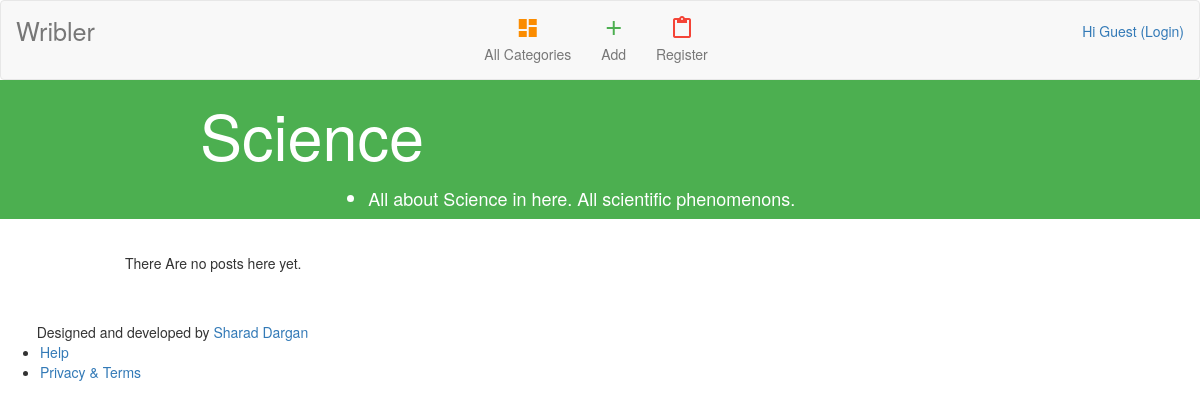
Screenshot of /categories/1 with the database file from the repository.
### cms/models.py (models this page shows, shortened)
class Topic(models.Model):
	topic_name = models.CharField(max_length=200)
	desc = models.TextField()

### cms/views.py (the view)
# urls.py: url(r'^categories/(?P<category_id>[0-9]+)$',views.posts, name='postsByTopic'),
def posts(request,category_id):
	category=Topic.objects.get(id=category_id)
	posts=Post.objects.filter(topic=category)
	if not request.user.is_authenticated():
		return render(request,'cms/posts.html',{'topic':category,'posts':posts})
	username=request.session['user_idname']
	user=User.objects.get(username=username)
	context={'posts':posts,'topic':category,'username':user}
	return render(request,'cms/posts.html',context)

### cms/templates/cms/posts.html (shortened to what this page needs)
<!DOCTYPE html>
<html>
<head>
{% load staticfiles %}
  <link rel="stylesheet" href="http://maxcdn.bootstrapcdn.com/bootstrap/3.3.5/css/bootstrap.min.css">
  <link rel="stylesheet" href="https://storage.googleapis.com/code.getmdl.io/1.0.0/material.red-blue.min.css" />
  </head>
  <body>
  	<nav class="navbar navbar-default">
  <div class="container-fluid">
    <div class="navbar-header">
      <a class="navbar-brand mybrand" href="#"><div>Wribler</div></a>
    </div>
    <div class="collapse navbar-collapse" id="myNavbar">
      <ul class="nav navbar-nav">
        <li><a href="{%url 'cms:home' %}"><i class="material-icons orange600">dashboard</i> <div>All Categories</div></a></li>
        <li><a href="{%url 'cms:addPostInit'%}"><i class="material-icons green500">add</i><div> Add</div></a></li>
        {%if not username%}
        <li><a href="{%url 'cms:registerInit'%}"><i class="material-icons red500">content_paste</i> <div>Register</div></a></li>
        {%endif%}
      </ul>
       <ul class="nav navbar-nav navbar-right">
    {%if username%}
    <li class="dropdown">
    <a class="dropdown-toggle" id="demo-menu-lower-right" data-toggle="dropdown" href="#"><i class="material-icons blue500">face</i><div>
    Hi {{ username.first_name }}
    </div>
    </a>
    </li>
    <ul class="mdl-menu mdl-menu--bottom-right mdl-js-menu mdl-js-ripple-effect"
        for="demo-menu-lower-right">
      <li class="mdl-menu__item"><a href="{%url 'cms:profileView'%}" style="text-decoration:none; color:black;">My Profile</a></li>
      <li class="mdl-menu__item"><a href="{%url 'cms:logout'%}" style="text-decoration:none; color:black">Logout</a></li>
    </ul>
      {%else%}
      <a href="{%url 'cms:loginInitialization' %}"><div> Hi Guest (Login) </div></a>
      {%endif%}
      </ul>
    </div>
  </div>
</nav>
<div class="jumbotron" style="background-color:#4CAF50; padding:0%; margin-bottom:0%;">
	<div class="row">
	   <div class="col-sm-2"></div>
	   <div class="col-sm-8">
      <div class="row">
        <div class="col-sm-10">
          <h1 style="color:white;">{{topic.topic_name}}</h1>
        </div>
        <div class="col-sm-2"></div>
      </div>
      <div class="row">
        <div class="col-sm-2"></div>
        <div class="col-sm-10">
          <ul type="disc">
            <h4 style="color:white;"><li>{{topic.desc}}</li></h4>
          </ul>
        </div>
      </div>
      </div>
    <div class="col-sm-2">
    </div>
    </div>
 </div>
  <div class="container">
    <div id="tech_skills" class="row" style="margin-top:3%">
    <div class="col-sm-1"></div>
    <div class="col-sm-10">
        {% if posts%}
        {%for posting in posts %}
        <div class="panel panel-default">
          <div class="panel-heading" style="background-color:#4CAF50; text-align:center; color:white">
            {{posting.heading}}
          </div>
              <div class="panel-body">
          <div class="list-group" style="margin-bottom:0%">
              <a class="list-group-item">Date : {{posting.published_date}}</a>
              <a class="list-group-item">Authored By : {{posting.author}}</a>
            </div>
          </div>
              <a class="list-group-item">{{posting.text}}</a>
        </div>
        {% endfor %}
        {% else %}
        There Are no posts here yet.
        {% endif %}
    </div>
    <div class="col-sm-1"></div>
    </div>
</div>
  <div style="width:101%;">
    <footer class="mdl-mini-footer myfooter" style="margin-top:4%;">
      <div class="mdl-mini-footer--left-section">
      <div class="mdl-logo" style="padding-left:3%">Designed and developed by <a href="#" target="_blank">Sharad Dargan</a></div>
      <ul class="mdl-mini-footer--link-list">
      <li><a href="#">Help</a></li>
      <li><a href="#">Privacy &amp; Terms</a></li>
    </ul>
  </div>
</footer>
</div>
	</body>
	</html>

### cms/templates/cms/posts.html (style rules this page uses)
@media screen and (min-width:768px) { .navbar .navbar-nav { display: inline-block; float: none; vertical-align: top; } }
@media screen and (min-width:768px) { .navbar .navbar-collapse { text-align: center; } }
@media screen and (min-width:768px) { .mybrand { font-size:180%; padding-top:20%; } }
@media screen and (min-width:768px) { .myfooter { position: relative; bottom:0%; width: 101%; } }
.row { width: 100%; }
.navbar { margin-bottom: 0; }
.material-icons.orange600 { color: #FB8C00; }
.material-icons.green500 { color: #4CAF50; }
.material-icons.red500 { color: #F44336 }
body { background-image: url("grey.png"); }

### rows the page displays
Topic: topic_name "Science", desc "All about Science in here. All scientific phenomenons."
